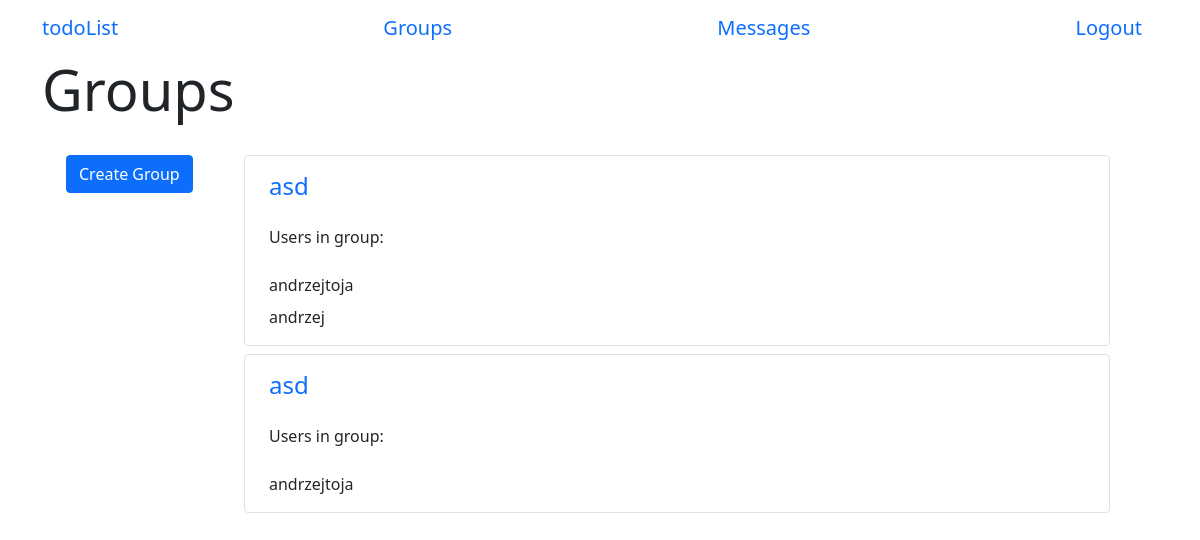
The app's page /groups (signed in) with its own data.
### app/models.py (models this page shows, shortened)
class Group(db.Model):
    id = db.Column(db.Integer, primary_key=True)
    name = db.Column(db.String(64))
    users = db.relationship(
        "User",
        secondary=group_table,
        back_populates="groups")

class User(UserMixin, db.Model):
    id = db.Column(db.Integer, primary_key=True)
    username = db.Column(db.String(64), index=True, unique=True)
    email = db.Column(db.String(64), index=True, unique=True)
    password_hash = db.Column(db.String(128))
    tasks = db.relationship('Task', backref='author', lazy='dynamic')
    sent_messages = db.relationship('Message', backref="sender", lazy='dynamic', foreign_keys='Message.sender_id')
    messages = db.relationship('Message', backref="receiver", lazy='dynamic', foreign_keys='Message.receiver_id')
    authenticated = db.Column(db.Boolean, index=True, default=False)
    groups = db.relationship(
        'Group',
        secondary=group_table,
        back_populates="users")

### app/routes.py (the view)
@login_required
@app.route('/groups')
def groups():
    groups = current_user.groups
    return render_template('groups.html', groups=groups)

### app/models.py (called while the page is built)
@login.user_loader
def load_user(id):
    return User.query.get(int(id))

### app/templates/groups.html (shortened to what this page needs)
{% extends 'base.html' %}
{% block start %}Groups{% endblock %}
{% block body %}
    <div class="container row">
        <div class="container col-2">
            <form class="col-4 form-temp mt-3" action="/create_group">
                <input type="submit" class="btn btn-primary btn-block" value='Create Group'></input>
            </form>
        </div>
        <div class="container col-10 mt-3">
            {% if groups %}
                {% for group in groups %}
                    <div class="container border rounded mb-2">
                        <div class="row mt-3">
                            <a href={{ "/group/" + group.id|string }} class="col-11 h4 text-decoration-none">{{ group.name }}</a>
                            <p class="mt-3">
                                Users in group:
                                {% for user in group.users %}
                                    <div class="mt-2">
                                        {{ user.username }}
                                    </div>
                                {% endfor %}
                            </p>
                        </div>
                    </div>
                {% endfor %}
            {% else %}
                <div class="container m-auto">
                    You have no groups!
                </div>
            {% endif %}
        </div>
    </div>
{% endblock %}

### app/static/css/main.css (style rules this page uses)
* { box-sizing: border-box }
body { font-family: 'Montserrat', sans-serif; overflow-y:scroll; }
.form-temp { display: flex; flex-direction: row; }

### records on screen
Group: name "asd"
User: username "andrzejtoja"
User: username "andrzej"
Group: name "asd"
